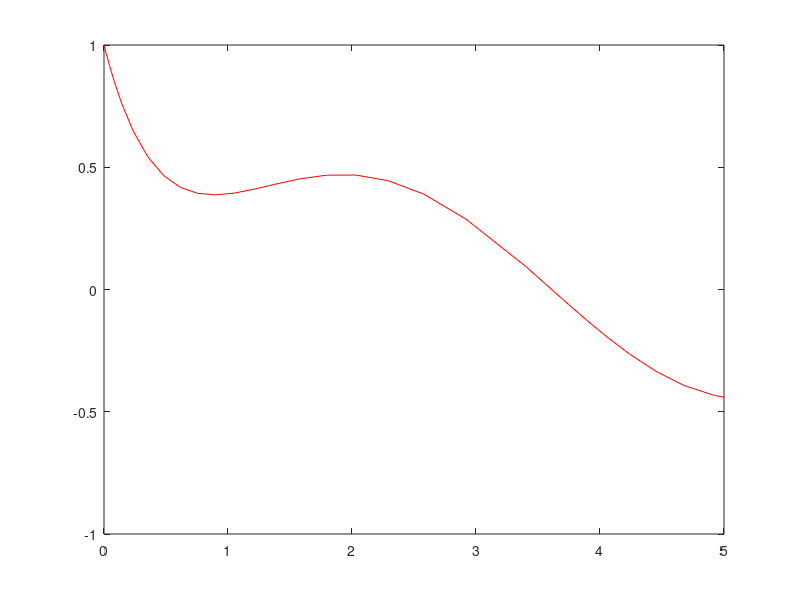

MATLAB code to generate this figure: (Note: this script raises an error after producing the figure.)
clear all;
clc;

% solution first
t0 = 0;
tf = 5;
y0 = 1;
h = [0.1;0.2;0.05]
my_func = @(t,y)sin(t) - 2*y;
[t ,y] = ode23(my_func,[t0 tf],y0);
figure(1);
plot(t,y,'r');
hold on;
[t2,y] = EilerMethod(my_func,t0,tf,y0,h(1));
plot(t2,y,'*b');


my_func2 = @(t)(6/5)*exp(-2*t)+(2/5)*sin(t)-(1/5)*cos(t);
plot(t2,my_func2(t2),'g*')

kek = sum(abs(y-my_func2(t2)))

% solution second
t0 = 0;
tf = 5;
y0 = [1;1];

my_func = @(t,y) [y(2); sin(t)-2*y(1)-y(2)];
[t,y] = ode45(my_func,[t0 tf],y0);
figure(2);
hold on;
plot(t,y,'r');

[t2,y] = EilerMethod(my_func,t0,tf,y0,h(1));
plot(t2,y,'*b');
